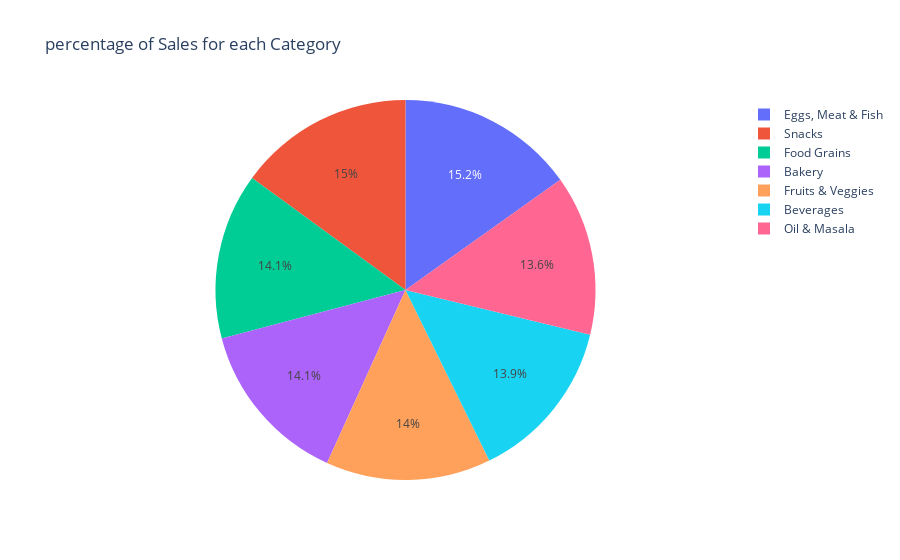

Source (notebook cell):
### Code cell
# Assuming 'result' is the variable storing the result of the query
df = res.DataFrame()
df


px.pie(data_frame= df,
      names= 'category',
      values= 'total_sales',
      title= 'percentage of Sales for each Category')

### Figure 1 — Plotly figure (JSON) as saved in the notebook; plotly's stock layout.template omitted (floating-point values rounded to 4 significant figures)
{"data": [{"domain": {"x": [0, 1], "y": [0, 1]}, "hovertemplate": "category=%{label}<br>total_sales=%{value}<extra></extra>", "labels": ["Eggs, Meat & Fish", "Snacks", "Food Grains", "Bakery", "Fruits & Veggies", "Beverages", "Oil & Masala"], "legendgroup": "", "name": "", "showlegend": true, "type": "pie", "values": [2267401, 2237546, 2115272, 2112281, 2100727, 2085313, 2038442]}], "layout": {"legend": {"tracegroupgap": 0}, "title": {"text": "percentage of Sales for each Category"}}}
